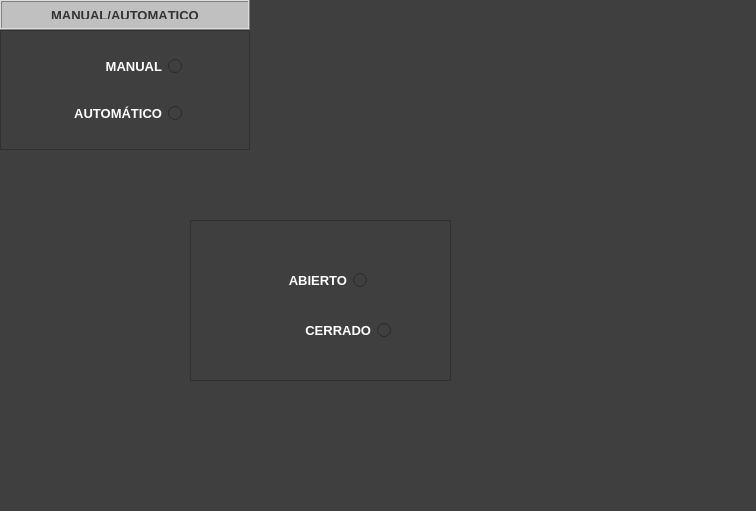
<?xml version="1.0" encoding="UTF-8"?>
<ui version="4.0">
 <class>ManAuto</class>
 <widget class="QWidget" name="ManAuto">
  <property name="geometry">
   <rect>
    <x>0</x>
    <y>0</y>
    <width>756</width>
    <height>511</height>
   </rect>
  </property>
  <property name="minimumSize">
   <size>
    <width>250</width>
    <height>150</height>
   </size>
  </property>
  <property name="windowTitle">
   <string>Form</string>
  </property>
  <property name="styleSheet">
   <string notr="true">background-color: rgb(63, 63, 63);</string>
  </property>
  <widget class="QFrame" name="frame_13">
   <property name="geometry">
    <rect>
     <x>0</x>
     <y>0</y>
     <width>250</width>
     <height>30</height>
    </rect>
   </property>
   <property name="minimumSize">
    <size>
     <width>250</width>
     <height>30</height>
    </size>
   </property>
   <property name="styleSheet">
    <string notr="true">background-color: rgb(192, 192, 192);</string>
   </property>
   <property name="frameShape">
    <enum>QFrame::Box</enum>
   </property>
   <property name="frameShadow">
    <enum>QFrame::Raised</enum>
   </property>
   <layout class="QGridLayout" name="gridLayout_23">
    <item row="0" column="0">
     <widget class="QLabel" name="label_2">
      <property name="font">
       <font>
        <pointsize>10</pointsize>
        <weight>75</weight>
        <bold>true</bold>
       </font>
      </property>
      <property name="styleSheet">
       <string notr="true">color: rgb(50, 50, 50);</string>
      </property>
      <property name="text">
       <string>MANUAL/AUTOMÁTICO</string>
      </property>
      <property name="alignment">
       <set>Qt::AlignCenter</set>
      </property>
      <property name="wordWrap">
       <bool>false</bool>
      </property>
     </widget>
    </item>
   </layout>
  </widget>
  <widget class="QFrame" name="frame">
   <property name="geometry">
    <rect>
     <x>0</x>
     <y>30</y>
     <width>250</width>
     <height>120</height>
    </rect>
   </property>
   <property name="frameShape">
    <enum>QFrame::StyledPanel</enum>
   </property>
   <property name="frameShadow">
    <enum>QFrame::Raised</enum>
   </property>
   <layout class="QGridLayout" name="gridLayout">
    <property name="margin">
     <number>0</number>
    </property>
    <property name="spacing">
     <number>0</number>
    </property>
    <item row="0" column="0">
     <layout class="QHBoxLayout" name="horizontalLayout_2">
      <item>
       <spacer name="horizontalSpacer_3">
        <property name="orientation">
         <enum>Qt::Horizontal</enum>
        </property>
        <property name="sizeHint" stdset="0">
         <size>
          <width>28</width>
          <height>28</height>
         </size>
        </property>
       </spacer>
      </item>
      <item>
       <layout class="QVBoxLayout" name="verticalLayout_3">
        <item>
         <spacer name="verticalSpacer_2">
          <property name="orientation">
           <enum>Qt::Vertical</enum>
          </property>
          <property name="sizeHint" stdset="0">
           <size>
            <width>38</width>
            <height>18</height>
           </size>
          </property>
         </spacer>
        </item>
        <item>
         <widget class="QRadioButton" name="rdb_MA_Man">
          <property name="font">
           <font>
            <pointsize>10</pointsize>
            <weight>75</weight>
            <bold>true</bold>
           </font>
          </property>
          <property name="layoutDirection">
           <enum>Qt::RightToLeft</enum>
          </property>
          <property name="styleSheet">
           <string notr="true">color: rgb(255, 255, 255);</string>
          </property>
          <property name="text">
           <string>MANUAL</string>
          </property>
         </widget>
        </item>
        <item>
         <spacer name="verticalSpacer_3">
          <property name="orientation">
           <enum>Qt::Vertical</enum>
          </property>
          <property name="sizeHint" stdset="0">
           <size>
            <width>98</width>
            <height>18</height>
           </size>
          </property>
         </spacer>
        </item>
        <item>
         <widget class="QRadioButton" name="rdb_MA_Aut">
          <property name="font">
           <font>
            <pointsize>10</pointsize>
            <weight>75</weight>
            <bold>true</bold>
           </font>
          </property>
          <property name="layoutDirection">
           <enum>Qt::RightToLeft</enum>
          </property>
          <property name="styleSheet">
           <string notr="true">color: rgb(255, 255, 255);</string>
          </property>
          <property name="text">
           <string>AUTOMÁTICO</string>
          </property>
         </widget>
        </item>
        <item>
         <spacer name="verticalSpacer_4">
          <property name="orientation">
           <enum>Qt::Vertical</enum>
          </property>
          <property name="sizeHint" stdset="0">
           <size>
            <width>38</width>
            <height>18</height>
           </size>
          </property>
         </spacer>
        </item>
       </layout>
      </item>
      <item>
       <spacer name="horizontalSpacer_2">
        <property name="orientation">
         <enum>Qt::Horizontal</enum>
        </property>
        <property name="sizeHint" stdset="0">
         <size>
          <width>58</width>
          <height>30</height>
         </size>
        </property>
       </spacer>
      </item>
     </layout>
    </item>
   </layout>
   <zorder>layoutWidget</zorder>
   <zorder>verticalSpacer_3</zorder>
   <zorder>rdb_MA_Man</zorder>
   <zorder>rdb_MA_Aut</zorder>
   <zorder>horizontalSpacer_2</zorder>
   <zorder>verticalSpacer_3</zorder>
   <zorder>verticalSpacer_2</zorder>
   <zorder>verticalSpacer_4</zorder>
   <zorder>horizontalSpacer_3</zorder>
  </widget>
  <widget class="QFrame" name="Estado">
   <property name="geometry">
    <rect>
     <x>190</x>
     <y>220</y>
     <width>261</width>
     <height>161</height>
    </rect>
   </property>
   <property name="frameShape">
    <enum>QFrame::StyledPanel</enum>
   </property>
   <property name="frameShadow">
    <enum>QFrame::Raised</enum>
   </property>
   <widget class="QRadioButton" name="rdb_EV_Abierto">
    <property name="geometry">
     <rect>
      <x>70</x>
      <y>50</y>
      <width>107</width>
      <height>20</height>
     </rect>
    </property>
    <property name="font">
     <font>
      <pointsize>10</pointsize>
      <weight>75</weight>
      <bold>true</bold>
     </font>
    </property>
    <property name="layoutDirection">
     <enum>Qt::RightToLeft</enum>
    </property>
    <property name="styleSheet">
     <string notr="true">color: rgb(255, 255, 255);</string>
    </property>
    <property name="text">
     <string>ABIERTO</string>
    </property>
    <property name="checkable">
     <bool>true</bool>
    </property>
   </widget>
   <widget class="QRadioButton" name="rdb_EV_Cerrado">
    <property name="geometry">
     <rect>
      <x>70</x>
      <y>90</y>
      <width>131</width>
      <height>41</height>
     </rect>
    </property>
    <property name="font">
     <font>
      <pointsize>10</pointsize>
      <weight>75</weight>
      <bold>true</bold>
     </font>
    </property>
    <property name="layoutDirection">
     <enum>Qt::RightToLeft</enum>
    </property>
    <property name="styleSheet">
     <string notr="true">color: rgb(255, 255, 255);</string>
    </property>
    <property name="text">
     <string>CERRADO</string>
    </property>
    <property name="icon">
     <iconset resource="Resources.qrc">
      <normaloff>:/Resources/AX.png</normaloff>:/Resources/AX.png</iconset>
    </property>
   </widget>
  </widget>
 </widget>
 <resources>
  <include location="Resources.qrc"/>
 </resources>
 <connections/>
</ui>
